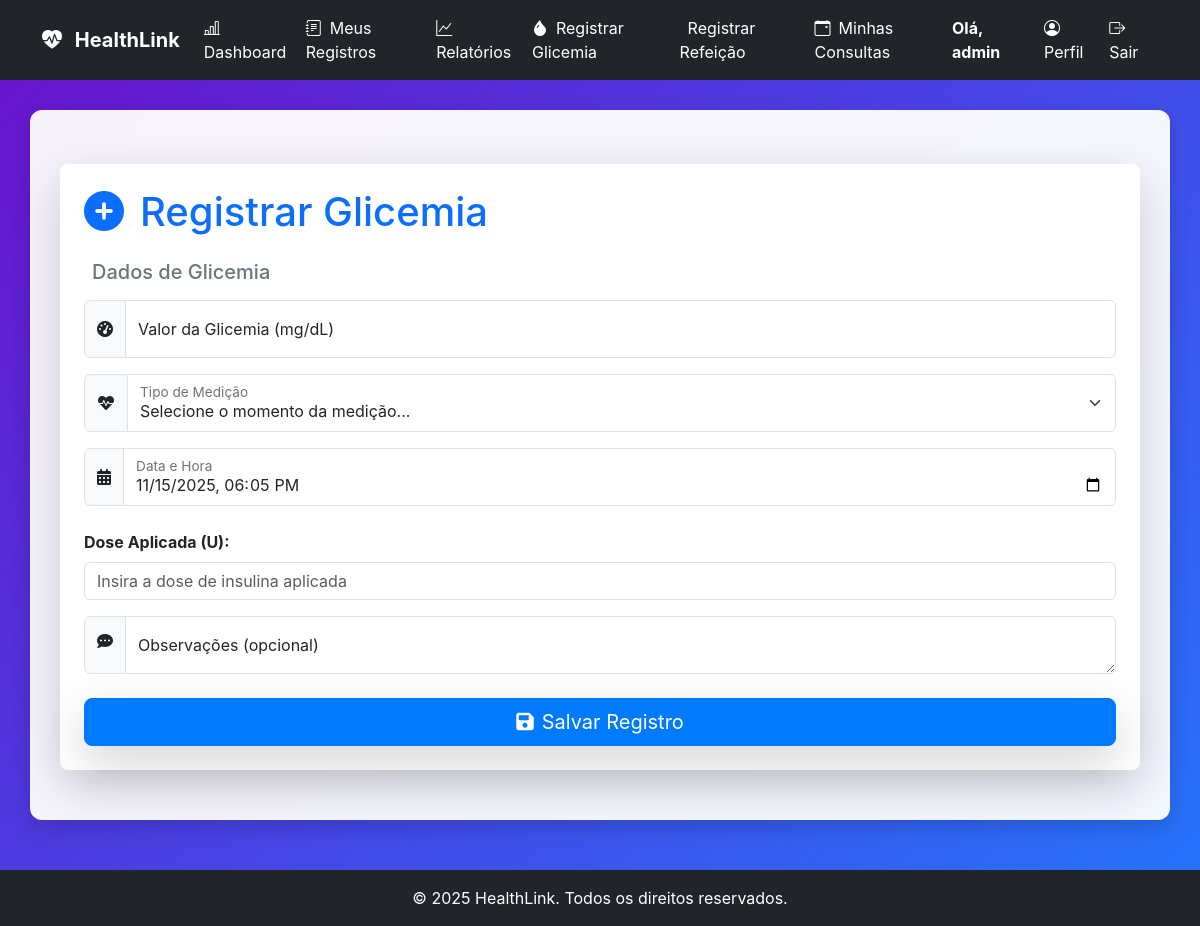
Page /registrar_glicemia (signed in) on the earlier database version.
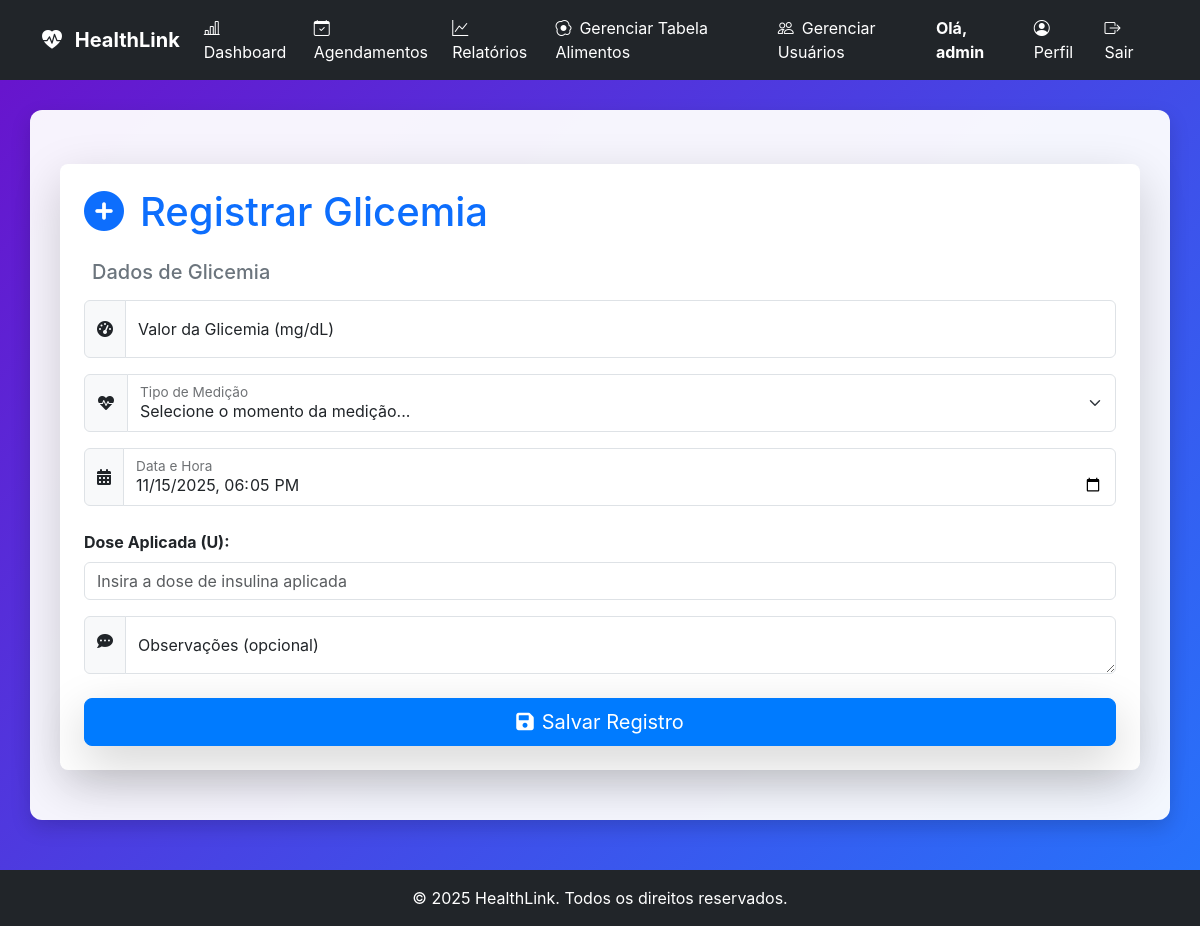
Same page on the later database version.
### app.py (the view, shortened to what this page needs)
@app.route('/registrar_glicemia', methods=['GET', 'POST'])
@login_required
def registrar_glicemia():
    URL_FAIL = 'registrar_glicemia'
    URL_SUCCESS = 'registros'
    bolus_calculado = None # Inicializa
    try:
        glicemia_inicial = 150 # Exemplo de valor inicial, ou você obtém de um sensor
        bolus_calculado = calcular_bolus_correcao(current_user.id, glicemia_inicial)
    except Exception:
        bolus_calculado = None
    return render_template('registrar_glicemia.html', bolus_calculado=bolus_calculado)

### app.py (called while the page is built)
@app.context_processor
def inject_now():
    return {'now': datetime.now}

### database_manager.py (called while the page is built)
    def get_db_connection(self):
        conn = sqlite3.connect(self.db_path)
        conn.execute("PRAGMA foreign_keys = ON;")
        conn.row_factory = sqlite3.Row
        return conn

    def carregar_usuario_por_id(self, user_id):
        conn = self.get_db_connection()
        user_data = conn.execute(
            "SELECT id, username, role, email, nome_completo, razao_ic, fator_sensibilidade, data_nascimento, sexo, telefone, medico_id FROM users WHERE id = ?",
            (user_id,)
        ).fetchone()
        conn.close()
        return dict(user_data) if user_data else None

### models.py (called while the page is built)
    @property
    def is_paciente(self):
        return self.role == 'paciente' or self.role == 'user'

### templates/registrar_glicemia.html (shortened to what this page needs)
{% extends 'base.html' %}
{% block content %}
<div class="container mt-4">
    <div class="card p-4 shadow-lg border-0 bg-white">
        <h1 class="mb-4 text-primary">
            <i class="fas fa-plus-circle me-3"></i>Registrar Glicemia
        </h1>
        <form id="form-registro-glicemia" action="{{ url_for('registrar_glicemia') }}" method="post">
            <h5 class="text-secondary mb-3">Dados de Glicemia</h5>
            <div class="mb-3 input-group">
                <span class="input-group-text"><i class="fas fa-tachometer-alt"></i></span>
                <div class="form-floating">
                    <input type="number" step="1" class="form-control" id="valor_glicemia" name="valor"
                        placeholder="Valor da Glicemia (mg/dL)" required min="1">
                    <label for="valor_glicemia">Valor da Glicemia (mg/dL)</label>
                </div>
            </div>
            <div class="mb-3 input-group">
                <span class="input-group-text"><i class="fas fa-heartbeat"></i></span>
                <div class="form-floating">
                    <select class="form-select" id="tipo_glicemia" name="tipo" required>
                        <option value="" disabled selected>Selecione o momento da medição...</option>
                    </select>
                    <label for="tipo_glicemia">Tipo de Medição</label>
                </div>
            </div>
            <div class="mb-4 input-group">
                <span class="input-group-text"><i class="fas fa-calendar-alt"></i></span>
                <div class="form-floating">
                    <input type="datetime-local" class="form-control" id="data_hora" name="data_hora" required>
                    <label for="data_hora">Data e Hora</label>
                </div>
            </div>
            <div class="mb-3">
                <label for="dose_aplicada" class="form-label fw-bold">Dose Aplicada (U):</label>
                <input type="number" step="0.1" class="form-control" id="dose_aplicada" name="dose_aplicada"
                    value="{{ bolus_calculado | default('') }}" placeholder="Insira a dose de insulina aplicada"
                    required>
            </div>
            <div class="mb-4 input-group">
                <span class="input-group-text align-items-start pt-3"><i class="fas fa-comment-dots"></i></span>
                <div class="form-floating">
                    <textarea class="form-control" id="observacoes" name="observacao" rows="3"
                        placeholder="Observações (ex: antes/depois da refeição, exercício)"></textarea>
                    <label for="observacoes">Observações (opcional)</label>
                </div>
            </div>
            <button type="submit" class="btn btn-primary w-100 btn-lg shadow-lg">
                <i class="fas fa-save me-2"></i>Salvar Registro
            </button>
        </form>
    </div>
</div>
{% endblock %}

### templates/base.html (shortened to what the changed rows need)
<!DOCTYPE html>
<html lang="pt-br">
<head>
    <link href="https://cdn.jsdelivr.net/npm/bootstrap@5.3.0/dist/css/bootstrap.min.css" rel="stylesheet">
    <link href="https://cdn.jsdelivr.net/npm/bootstrap-icons/font/bootstrap-icons.css" rel="stylesheet">
    <link rel="stylesheet" href="https://cdnjs.cloudflare.com/ajax/libs/font-awesome/6.0.0-beta3/css/all.min.css">
    <link rel="stylesheet" href="{{ url_for('static', filename='css/style.css') }}">
</head>
<body>
    <nav class="navbar navbar-expand-lg navbar-dark bg-dark">
        <div class="container">
            <div class="collapse navbar-collapse" id="navbarNav">
                <ul class="navbar-nav me-auto">
                    {% if current_user.is_authenticated %}
                    {% if current_user.is_paciente %}
                    <li class="nav-item">
                        <a class="nav-link" href="{{ url_for('registros') }}">
                            <i class="bi bi-journal-text me-2"></i>Meus Registros
                        </a>
                    </li>
                    <li class="nav-item">
                        <a class="nav-link" href="{{ url_for('relatorios.relatorios_page') }}">
                            <i class="bi bi-graph-up me-2"></i>Relatórios
                        </a>
                    </li>
                    <li class="nav-item">
                        <a class="nav-link" href="{{ url_for('registrar_glicemia') }}">
                            <i class="bi bi-droplet-fill me-2"></i>Registrar Glicemia
                        </a>
                    </li>
                    <li class="nav-item">
                        <a class="nav-link" href="{{ url_for('registrar_refeicao') }}">
                            Registrar Refeição
                        </a>
                    </li>
                    <li class="nav-item">
                        <a class="nav-link" href="{{ url_for('minhas_consultas') }}">
                            <i class="bi bi-calendar-event me-2"></i>Minhas Consultas
                        </a>
                    </li>
                    {% elif current_user.role in ['medico', 'secretario', 'admin'] %}
                    <li class="nav-item">
                        <a class="nav-link" href="{{ url_for('gerenciar_agendamentos') }}">
                            <i class="bi bi-calendar-check me-2"></i>Agendamentos
                        </a>
                    </li>
                    <li class="nav-item">
                        <a class="nav-link" href="{{ url_for('relatorios.relatorios_page') }}">
                            <i class="bi bi-graph-up me-2"></i>Relatórios
                        </a>
                    </li>
                    {% if current_user.role in ['secretario', 'admin'] %}
                    <li class="nav-item">
                        <a class="nav-link" href="{{ url_for('registrar_alimento_redirect') }}">
                            <i class="bi bi-egg-fried me-2"></i>Gerenciar Tabela Alimentos
                        </a>
                    </li>
                    <li class="nav-item">
                        <a class="nav-link" href="{{ url_for('gerenciar_usuarios') }}">
                            <i class="bi bi-people me-2"></i>Gerenciar Usuários
                        </a>
                    </li>
                    {% endif %}
                    {% endif %}
                    {% endif %}
                </ul>
            </div>
        </div>
    </nav>
    <main id="main-content">
        <div class="container">
            {% block content %}
            {% endblock %}
        </div>
    </main>
</body>
</html>

Differences in the rows shown:
changed users "admin": role "paciente" → "admin" (drawn)
Other differences:
text no longer shown: "Meus Registros Registrar Glicemia Registrar Refeição Minhas Consultas"
text now shown: "Agendamentos Gerenciar Tabela Alimentos Gerenciar Usuários"
